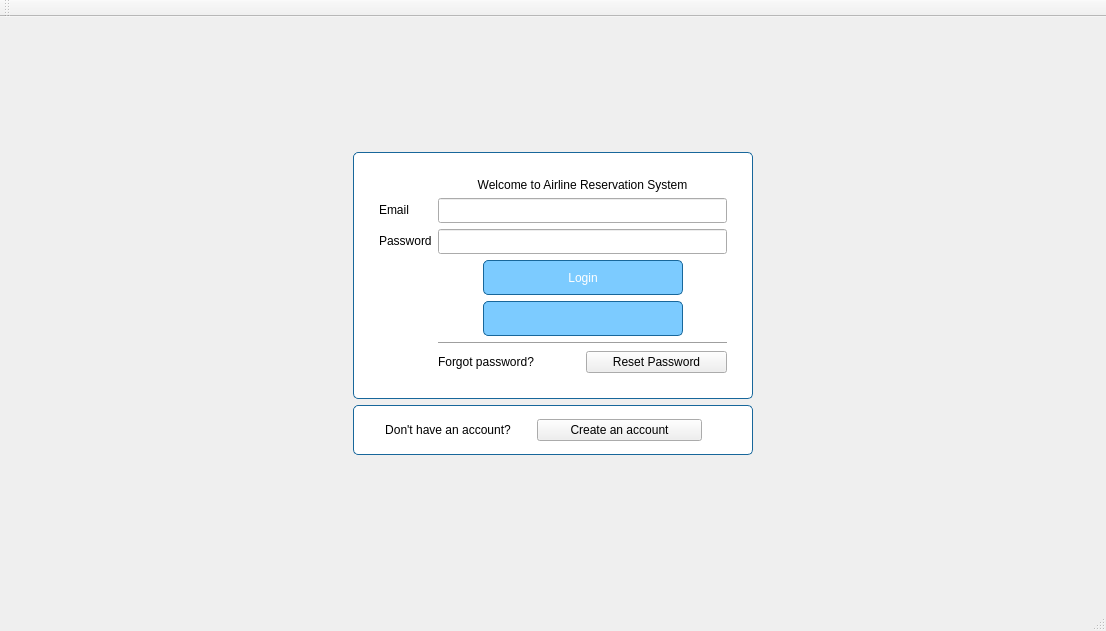
<?xml version="1.0" encoding="UTF-8"?>
<ui version="4.0">
 <class>LoginWindow</class>
 <widget class="QMainWindow" name="LoginWindow">
  <property name="geometry">
   <rect>
    <x>0</x>
    <y>0</y>
    <width>1106</width>
    <height>631</height>
   </rect>
  </property>
  <property name="windowTitle">
   <string>Airline System | Login</string>
  </property>
  <property name="styleSheet">
   <string notr="true"/>
  </property>
  <widget class="QWidget" name="centralWidget">
   <property name="styleSheet">
    <string notr="true">#centralWidget{
				border-image: url(:/images/Emirates-Airlines-EK.jpg);}</string>
   </property>
   <layout class="QVBoxLayout" name="verticalLayout">
    <item>
     <layout class="QVBoxLayout" name="verticalLayout_2">
      <property name="bottomMargin">
       <number>0</number>
      </property>
      <item>
       <spacer name="verticalSpacer_2">
        <property name="orientation">
         <enum>Qt::Vertical</enum>
        </property>
        <property name="sizeHint" stdset="0">
         <size>
          <width>20</width>
          <height>40</height>
         </size>
        </property>
       </spacer>
      </item>
     </layout>
    </item>
    <item>
     <layout class="QHBoxLayout" name="horizontalLayout_2">
      <property name="bottomMargin">
       <number>0</number>
      </property>
      <item>
       <spacer name="horizontalSpacer_3">
        <property name="orientation">
         <enum>Qt::Horizontal</enum>
        </property>
        <property name="sizeHint" stdset="0">
         <size>
          <width>40</width>
          <height>20</height>
         </size>
        </property>
       </spacer>
      </item>
      <item>
       <widget class="QFrame" name="formFrame">
        <property name="minimumSize">
         <size>
          <width>400</width>
          <height>0</height>
         </size>
        </property>
        <property name="maximumSize">
         <size>
          <width>600</width>
          <height>600</height>
         </size>
        </property>
        <property name="styleSheet">
         <string notr="true">
										#formFrame{
										border: 1px solid rgb(24, 103, 155);
										border-radius: 5px;
										background-color: white; }
									</string>
        </property>
        <layout class="QFormLayout" name="formLayout">
         <property name="leftMargin">
          <number>25</number>
         </property>
         <property name="topMargin">
          <number>25</number>
         </property>
         <property name="rightMargin">
          <number>25</number>
         </property>
         <property name="bottomMargin">
          <number>25</number>
         </property>
         <item row="0" column="1">
          <widget class="QLabel" name="label">
           <property name="text">
            <string>Welcome to Airline Reservation System</string>
           </property>
           <property name="alignment">
            <set>Qt::AlignCenter</set>
           </property>
          </widget>
         </item>
         <item row="1" column="0">
          <widget class="QLabel" name="emaillabel">
           <property name="text">
            <string>Email</string>
           </property>
          </widget>
         </item>
         <item row="1" column="1">
          <widget class="QLineEdit" name="emailline">
           <property name="minimumSize">
            <size>
             <width>150</width>
             <height>25</height>
            </size>
           </property>
           <property name="maximumSize">
            <size>
             <width>300</width>
             <height>16777215</height>
            </size>
           </property>
          </widget>
         </item>
         <item row="2" column="0">
          <widget class="QLabel" name="passworlabel">
           <property name="text">
            <string>Password</string>
           </property>
          </widget>
         </item>
         <item row="2" column="1">
          <widget class="QLineEdit" name="passwordline">
           <property name="minimumSize">
            <size>
             <width>150</width>
             <height>25</height>
            </size>
           </property>
           <property name="maximumSize">
            <size>
             <width>300</width>
             <height>16777215</height>
            </size>
           </property>
           <property name="text">
            <string/>
           </property>
           <property name="echoMode">
            <enum>QLineEdit::Password</enum>
           </property>
          </widget>
         </item>
         <item row="4" column="1">
          <layout class="QHBoxLayout" name="horizontalLayout_4">
           <property name="topMargin">
            <number>0</number>
           </property>
           <item>
            <spacer name="horizontalSpacer_7">
             <property name="orientation">
              <enum>Qt::Horizontal</enum>
             </property>
             <property name="sizeHint" stdset="0">
              <size>
               <width>40</width>
               <height>20</height>
              </size>
             </property>
            </spacer>
           </item>
           <item>
            <widget class="QPushButton" name="loginBtn">
             <property name="minimumSize">
              <size>
               <width>200</width>
               <height>35</height>
              </size>
             </property>
             <property name="styleSheet">
              <string notr="true">
										border: 1px solid rgb(24, 103, 155);
										border-radius: 5px;
										background-color: rgb(124, 203, 255);
										color: white;
									</string>
             </property>
             <property name="text">
              <string>Login</string>
             </property>
            </widget>
           </item>
           <item>
            <spacer name="horizontalSpacer_8">
             <property name="orientation">
              <enum>Qt::Horizontal</enum>
             </property>
             <property name="sizeHint" stdset="0">
              <size>
               <width>40</width>
               <height>20</height>
              </size>
             </property>
            </spacer>
           </item>
          </layout>
         </item>
         <item row="5" column="1">
          <layout class="QHBoxLayout" name="horizontalLayout_3">
           <property name="topMargin">
            <number>0</number>
           </property>
           <item>
            <spacer name="horizontalSpacer_5">
             <property name="orientation">
              <enum>Qt::Horizontal</enum>
             </property>
             <property name="sizeHint" stdset="0">
              <size>
               <width>40</width>
               <height>20</height>
              </size>
             </property>
            </spacer>
           </item>
           <item>
            <widget class="QPushButton" name="googleBtn">
             <property name="minimumSize">
              <size>
               <width>200</width>
               <height>35</height>
              </size>
             </property>
             <property name="styleSheet">
              <string notr="true">#googleBtn{
border: 1px solid rgb(24,103,155);
border-radius: 5px;
background-color: rgb(124, 203, 255);
color: white;
border-image: url(:/images/google_button.png);
}
									</string>
             </property>
             <property name="text">
              <string/>
             </property>
            </widget>
           </item>
           <item>
            <spacer name="horizontalSpacer_6">
             <property name="orientation">
              <enum>Qt::Horizontal</enum>
             </property>
             <property name="sizeHint" stdset="0">
              <size>
               <width>40</width>
               <height>20</height>
              </size>
             </property>
            </spacer>
           </item>
          </layout>
         </item>
         <item row="7" column="1">
          <widget class="Line" name="line">
           <property name="orientation">
            <enum>Qt::Horizontal</enum>
           </property>
          </widget>
         </item>
         <item row="8" column="1">
          <layout class="QHBoxLayout" name="horizontalLayout_5">
           <property name="topMargin">
            <number>0</number>
           </property>
           <item>
            <widget class="QLabel" name="label_3">
             <property name="text">
              <string>Forgot password?</string>
             </property>
            </widget>
           </item>
           <item>
            <widget class="QPushButton" name="resetPwBtn">
             <property name="text">
              <string>Reset Password</string>
             </property>
            </widget>
           </item>
          </layout>
         </item>
        </layout>
       </widget>
      </item>
      <item>
       <spacer name="horizontalSpacer_4">
        <property name="orientation">
         <enum>Qt::Horizontal</enum>
        </property>
        <property name="sizeHint" stdset="0">
         <size>
          <width>40</width>
          <height>20</height>
         </size>
        </property>
       </spacer>
      </item>
     </layout>
    </item>
    <item>
     <layout class="QHBoxLayout" name="horizontalLayout_6">
      <property name="topMargin">
       <number>0</number>
      </property>
      <item>
       <spacer name="horizontalSpacer_9">
        <property name="orientation">
         <enum>Qt::Horizontal</enum>
        </property>
        <property name="sizeHint" stdset="0">
         <size>
          <width>40</width>
          <height>20</height>
         </size>
        </property>
       </spacer>
      </item>
      <item>
       <widget class="QFrame" name="horizontalFrame_3">
        <property name="minimumSize">
         <size>
          <width>400</width>
          <height>50</height>
         </size>
        </property>
        <property name="styleSheet">
         <string notr="true">
										#horizontalFrame_3{
										border: 1px solid rgb(24, 103, 155);
										border-radius: 5px;
										background-color: white; }
									</string>
        </property>
        <layout class="QHBoxLayout" name="horizontalLayout_7">
         <property name="rightMargin">
          <number>50</number>
         </property>
         <item>
          <widget class="QLabel" name="label_2">
           <property name="text">
            <string>Don't have an account?</string>
           </property>
           <property name="alignment">
            <set>Qt::AlignCenter</set>
           </property>
          </widget>
         </item>
         <item>
          <widget class="QPushButton" name="createAccBtn">
           <property name="text">
            <string>Create an account</string>
           </property>
          </widget>
         </item>
        </layout>
       </widget>
      </item>
      <item>
       <spacer name="horizontalSpacer_10">
        <property name="orientation">
         <enum>Qt::Horizontal</enum>
        </property>
        <property name="sizeHint" stdset="0">
         <size>
          <width>40</width>
          <height>20</height>
         </size>
        </property>
       </spacer>
      </item>
     </layout>
    </item>
    <item>
     <layout class="QHBoxLayout" name="horizontalLayout">
      <item>
       <spacer name="horizontalSpacer">
        <property name="orientation">
         <enum>Qt::Horizontal</enum>
        </property>
        <property name="sizeHint" stdset="0">
         <size>
          <width>40</width>
          <height>20</height>
         </size>
        </property>
       </spacer>
      </item>
      <item>
       <spacer name="horizontalSpacer_2">
        <property name="orientation">
         <enum>Qt::Horizontal</enum>
        </property>
        <property name="sizeHint" stdset="0">
         <size>
          <width>40</width>
          <height>20</height>
         </size>
        </property>
       </spacer>
      </item>
     </layout>
    </item>
    <item>
     <spacer name="verticalSpacer">
      <property name="orientation">
       <enum>Qt::Vertical</enum>
      </property>
      <property name="sizeHint" stdset="0">
       <size>
        <width>20</width>
        <height>78</height>
       </size>
      </property>
     </spacer>
    </item>
   </layout>
  </widget>
  <widget class="QMenuBar" name="menuBar">
   <property name="geometry">
    <rect>
     <x>0</x>
     <y>0</y>
     <width>1106</width>
     <height>22</height>
    </rect>
   </property>
  </widget>
  <widget class="QToolBar" name="mainToolBar">
   <attribute name="toolBarArea">
    <enum>TopToolBarArea</enum>
   </attribute>
   <attribute name="toolBarBreak">
    <bool>false</bool>
   </attribute>
  </widget>
  <widget class="QStatusBar" name="statusBar"/>
 </widget>
 <layoutdefault spacing="6" margin="11"/>
 <resources>
  <include location="AirlineSystem.qrc"/>
 </resources>
 <connections/>
</ui>
